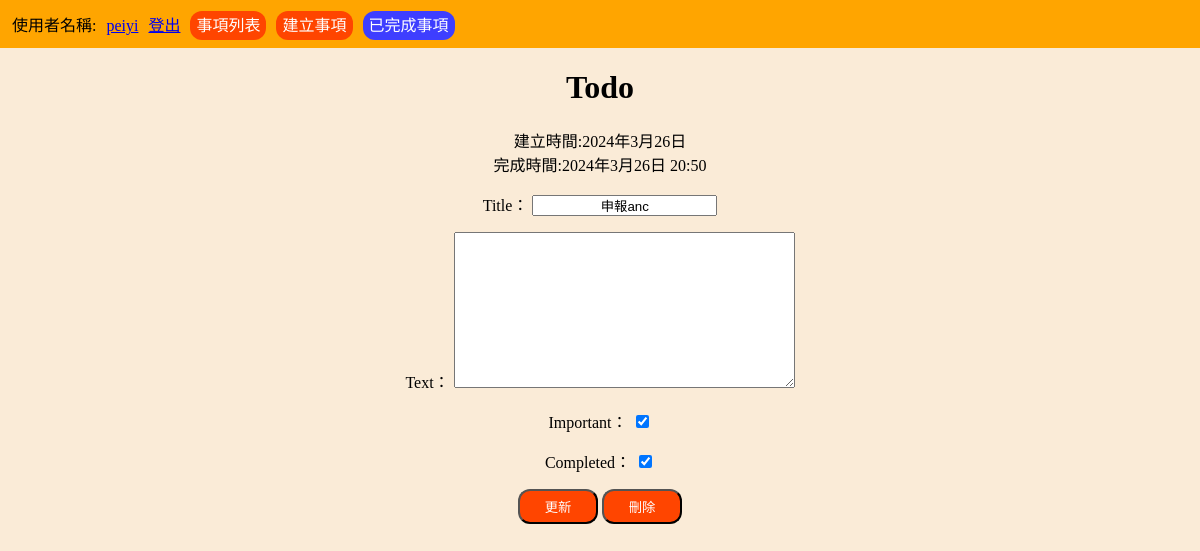
The app's page /todo/5 (signed in), older data.
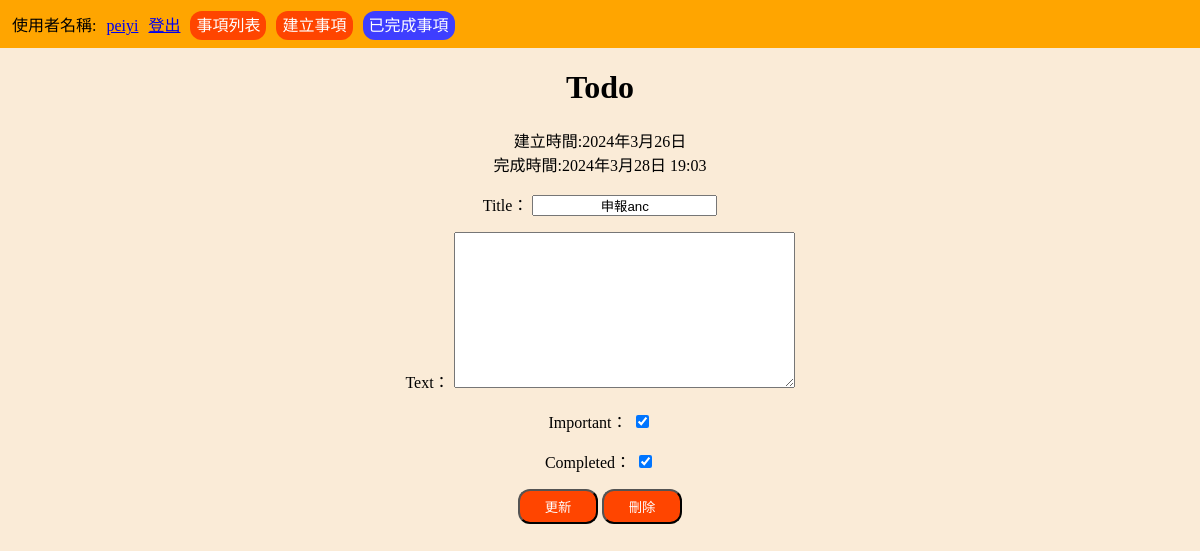
The same page, newer data.
### todo/models.py (models this page shows, shortened)
class Todo(models.Model):
    title = models.CharField(max_length=100, null=False)
    text = models.TextField(blank=True)
    created = models.DateField(auto_now_add=True)
    date_completed = models.DateTimeField(blank=True, null=True)
    important = models.BooleanField(default=False)
    user = models.ForeignKey(User, on_delete=models.CASCADE)
    completed = models.BooleanField(default=False)

### todo/views.py (the view, shortened to what this page needs)
# urls.py: path("todo/<int:id>", views.view_todo, name="view-todo"),
@login_required
def view_todo(request, id):
    todo = None
    message = ""
    try:
        todo = Todo.objects.get(id=id)
        form = TodoForm(instance=todo)
    except Exception as e:
        print(e)
        message = "修改或刪除失敗..."
    return render(
        request, "todo/view-todo.html", {"todo": todo, "form": form, "message": message}
    )

### todo/forms.py
class TodoForm(ModelForm):
    class Meta:
        model = Todo
        fields = ["title", "text", "important", "completed"]

### todo/templates/todo/view-todo.html (shortened to what this page needs)
{% extends 'base.html' %}
{% block content %}
<h1>Todo</h1>
建立時間:{{todo.created}}<br>
{% if todo.date_completed %}
完成時間:{{todo.date_completed}}
{% endif %}
<form action="" method="POST">
    {{form.as_p}}
    <input class="button-style" type="submit" value="更新" name="update">
    <input class="button-style" type="submit" value="刪除" name="delete">
</form>
{% endblock %}

### templates/base.html (shortened to what this page needs)
<!DOCTYPE html>
<html lang="zh-Hant">
<head>
</head>
<body>
    <div id="navbar">
        {% if user.is_authenticated %}
        使用者名稱:
        <a href="{% url 'profile' %}">{{user.username}}</a>
        <a href="{% url 'logout' %}">登出</a>
        <a class="button-style" href="{% url 'todolist' %}">事項列表</a>
        <a class="button-style" href="{% url 'create-todo' %}">建立事項</a>
        <a class="button-style" style="background-color: rgb(62, 62, 255);" href="{% url 'completed-todo' %}">已完成事項</a>
        {% else %}
        <a href="{% url 'login' %}">登入</a>
        <a href="{% url 'register' %}">註冊帳號</a>
        {% endif %}
    </div>
    <div id="container">
        {% block content %}
        {% endblock %}
    </div>
</body>
</html>

### templates/base.html (style rules this page uses)
body { margin: 0; background-color: antiquewhite; }
#navbar { background-color: orange; padding: 12px; }
#container { margin: 12px; text-align: center; }
a { margin-left: 6px; }
.button-style { background-color: orangered; color: white; padding: 6px; border-radius: 12px; text-decoration: none; }
input { text-align: center; }

### todo/templates/todo/view-todo.html (style rules this page uses)
.button-style { width: 80px; }

Row changes from the older to the newer data that the page shows:
changed Todo "申報anc": date_completed "2024年3月26日 20:50" → "2024年3月28日 19:03"
